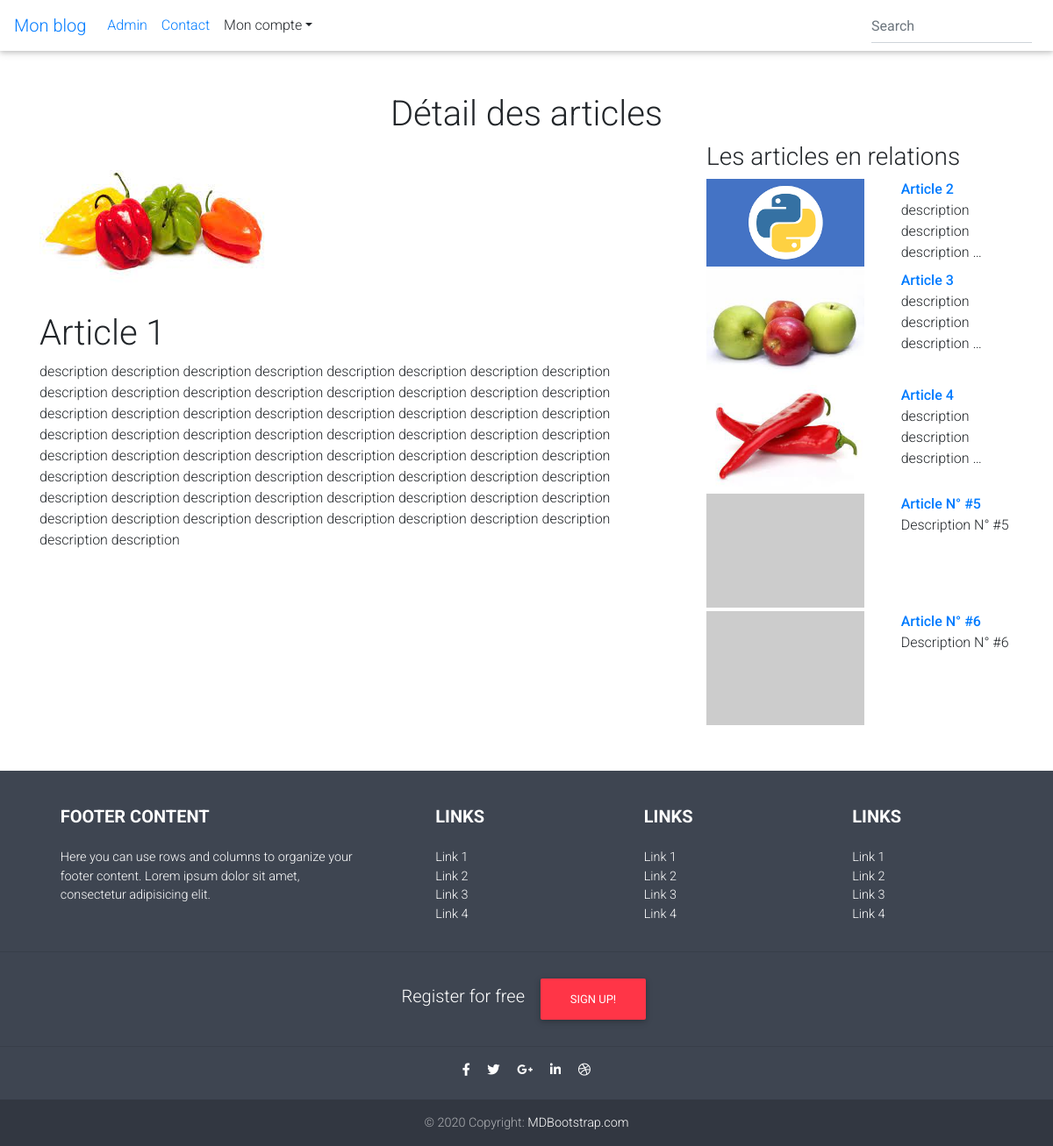
The app's page /article/1/ with its own data.
### blog/models.py (models this page shows, shortened)
class Article(models.Model):
    title = models.CharField(max_length=50)
    category = models.ForeignKey(Category, on_delete=models.CASCADE)
    desc = models.TextField()
    image = models.ImageField()
    created_at = models.DateTimeField(auto_now_add=True)
    update_at = models.DateTimeField(auto_now=True)

### blog/views.py (the view)
# urls.py: path('article/<int:id_article>/', views.detail, name="detail")
def detail(request, id_article):
    article = Article.objects.get(id=id_article)
    categorie = article.category
    articleEnRelation = Article.objects.filter(category=categorie)[:6]
    context = {
        "article": article,
        "aer": articleEnRelation
        }
    return render(request, 'detail.html', context)

### blog/templates/detail.html
{% extends 'base/main.html' %}
{% load static %}
{% block content %}
    <div class="container">
        <h1  class="text-center">Détail des articles</h1>
        <div class="row">
            <div class="col-md-8">
                <img src="{{article.image.url}}" alt="" style="max-width: 600px;">
                <h1 class="title">{{article.title}}</h1>
                <p class="desc">{{article.desc}}</p>
            </div>
            <div class="col-md-4">
                <h3>Les articles en relations</h3>
                    <div class="row">
                        {% for ralationArticle in aer %}
                            {% if ralationArticle.id != article.id %}
                                <div class="col-md-7 mb-1">
                                    {% if ralationArticle.image != "http://default" %}
                                        <a href="{% url 'detail' ralationArticle.id %}"><img src="{{ralationArticle.image.url}}" alt="" style="max-width: 180px;"></a>
                                    {% else %}
                                        <a href="{% url 'detail' ralationArticle.id %}"><img src="https://picsum.photos/200/300" alt="" style="width: 180px; max-height: 130px;"></a>
                                    {% endif %}
                                </div>
                                <div class="col-md-5">
                                    <a href="{% url 'detail' ralationArticle.id %}"><strong>{{ralationArticle.title}}</strong></a> <br>
                                    {{ralationArticle.desc|truncatewords:3}}
                                </div>
                            {% endif %}
                        {% endfor %}
                    </div>
            </div>
        </div>
    </div>
{% endblock content %}

### records on screen
Article: image (picture), title "Article 1", desc "description description description description description description description description description description description description description description description description description description description description description description description description description description description description description description description description description description description description description description description description description description description description description description description description description description description description description description description description description description…"
Article: image (picture), title "Article 2", desc "description description description …"
Article: image (picture), title "Article 3", desc "description description description …"
Article: image (picture), title "Article 4", desc "description description description …"
Article: title "Article N° #5", desc "Description N° #5"
Article: title "Article N° #6", desc "Description N° #6"
